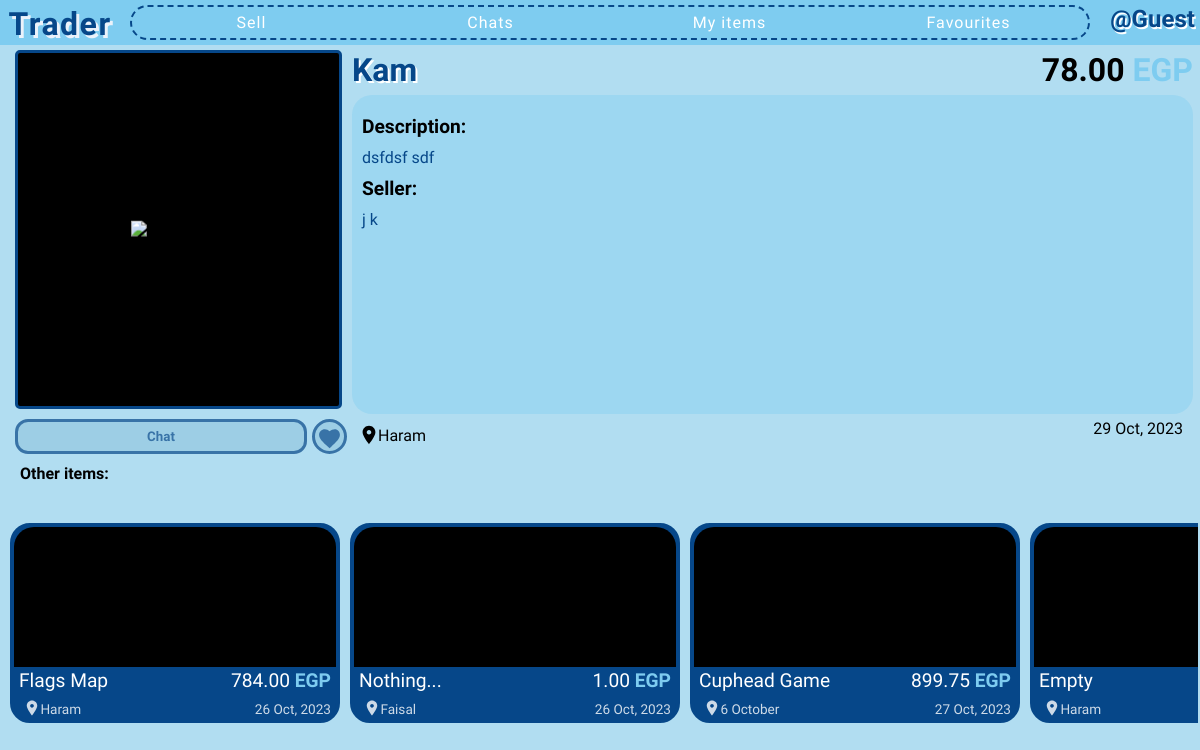
The app's page /16/ with its own data.
### app/models.py (models this page shows)
class Item(db.Model):
    id = db.Column(db.Integer, primary_key=True)  # Item ID
    title = db.Column(db.String(100), nullable=False)  # Item title
    description = db.Column(db.Text, nullable=False)  # Item description
    location = db.Column(db.String(100), nullable=False)  # Item location
    price = db.Column(db.Float, default=0, nullable=False)  # Item price
    is_sold = db.Column(db.Boolean, default=False)  # Is item sold?
    created_at = db.Column(db.DateTime)  # Item creation timestamp
    owner = db.Column(db.Integer, db.ForeignKey("user.id"), nullable=False)  # Owner of the item
    images = db.relationship('Image', backref='images_set', lazy=True)  # Images associated with the item
    chats = db.relationship('Chat', backref='chats_set', lazy=True)  # Chats related to the item

class User(db.Model, UserMixin):
    id = db.Column(db.Integer, primary_key=True)  # User ID
    firstname = db.Column(db.String(50), nullable=False)  # First name
    lastname = db.Column(db.String(50), nullable=False)  # Last name
    username = db.Column(db.String(30), unique=True, nullable=False)  # Unique username
    email = db.Column(db.String(120), unique=True, nullable=False)  # Unique email
    password = db.Column(db.String(120), nullable=False)  # Password
    profile_color = db.Column(db.String(25), nullable=True, default=None)  # Profile color
    sent_chat = db.relationship('Chat', backref='sent_by_set', lazy=True, foreign_keys='Chat.sent_by')  # Chats sent by this user
    received_chat = db.relationship('Chat', backref='received_by_set', lazy=True, foreign_keys='Chat.received_by')  # Chats received by this user
    items = db.relationship('Item', backref='item_owner', lazy=True)  # Items posted by this user
    contacts = db.relationship('User', secondary=user_contacts,  # Many-to-many relationship for contacts
                               primaryjoin=(user_contacts.c.contact_id == id),
                               secondaryjoin=(user_contacts.c.contacted_id == id),
                               backref=db.backref('contacted_by', lazy='dynamic'),
                               lazy='dynamic')
    favourites = db.relationship('Item', secondary=favourite_items, backref=db.backref('fav_users', lazy='dynamic'))  # Many-to-many relationship for favorite items

### app/routes.py (the view)
@app.get("/<int:item_id>/")
def single_item(item_id):
    items = []
    item = None
    for entry in Item.query.all():
        if entry.id == item_id:
            item = entry
            seller = User.query.get(item.owner)
        else:
            items.append(entry)
    if not item:
        abort(404)
    if current_user.is_authenticated:
        is_favourite = item in current_user.favourites
    else:
        is_favourite = False
    return render_template("single-item.html", items=items, item=item, seller=seller, is_favourite=is_favourite)

### app/__init__.py (called while the page is built)
def price_format(float):
    return '{:,.2f}'.format(float)

### app/templates/single-item.html (shortened to what this page needs)
{% extends 'base.html' %}
{% block head %}
    <link rel="stylesheet" href="{{ url_for('static', filename='css/partials/item.css') }}">
    <link rel="stylesheet" href="{{ url_for('static', filename='css/single-item.css') }}">
{% endblock %}
{% block content %}
    <div class="grid-cont">
        <div class="item-img-cont">
            <img src="{{ url_for('serve_image', img_id=item.images[0].id) }}" alt="item-image">
        </div>
        {% if current_user.id == seller.id %}
        <div class="seller-btns edit-delete">
            <button class="edit-btn" id="edit-{{ item.id }}">Edit</button>
            <button class="delete-btn" id="delete-{{ item.id }}">Delete</button>
        </div>
        {% else %}
        <button class="chat-btn" onclick="window.location.href = `{{ url_for('single_chat', user_id=seller.id) }}?back=/{{ item.id }}/&item-id={{ item.id }}`">Chat</button>
        <button class="favourite-btn {% if is_favourite %}fav{% endif %}" onclick="toggleFavourite()">
            <svg
            width="25"
            height="25"
            xmlns="http://www.w3.org/2000/svg"
            viewBox="0 0 24 24"
            >
            <path
                d="M12 21.35l-1.45-1.32C5.4 15.36 2 12.28 2 8.5 2 5.42 4.42 3 7.5 3c1.74 0 3.41.81 4.5 2.09C13.59 3.81 15.26 3 17 3 20.08 3 22 5.42 22 8.5c0 3.78-3.4 6.86-8.55 11.54L12 21.35z"
            />
            </svg>
        </button>
        {% endif %}
        <div class="title-price">
            <h2 class="item-title">{{ item.title }}</h2>
            <div class="price-cont">{{ price_format(item.price) }} <span class="egp">EGP</span></div>
        </div>
        <div class="description-cont">
            <div>Description:</div>
            {{ item.description }}
            <div>Seller:</div>
            {{ seller.firstname }} {{ seller.lastname }}
        </div>
        <div class="location-cont">
            <svg
                width="22px"
                height="22px"
                xmlns="http://www.w3.org/2000/svg"
                viewBox="0 0 24 24"
                fill="#000000"
            >
                <path d="M12 2C8.13 2 5 5.13 5 9c0 4.25 7 13 7 13s7-8.75 7-13c0-3.87-3.13-7-7-7zm0 9.5c-1.38 0-2.5-1.12-2.5-2.5s1.12-2.5 2.5-2.5 2.5 1.12 2.5 2.5-1.12 2.5-2.5 2.5z" />
            </svg> {{ item.location }}
        </div>
        <div class="item-created-at">{{ date_format(item.created_at, force_datetime=True) }}</div>
        <div class="other-items-cont">
            <div class="title">Other items:</div>
            <div class="other-items">
                {% for item in items %}
                    {% include 'partials/item.html' %}
                {% endfor %}
            </div>
        </div>
    </div>
{% endblock %}

### app/templates/base.html (shortened to what this page needs)
<!DOCTYPE html>
<html lang="en">
<head>
    <link rel="stylesheet" href="{{ url_for('static', filename='css/base.css') }}">
    <link rel="stylesheet" href="{{ url_for('static', filename='css/partials/user-card.css') }}">
    {% block head %}
    {% endblock %}
</head>
<body>
    {% block nav %}
        <header>
            <nav class="{% block nav_search %}{% endblock %}">
                <a href="{{ url_for('index') }}" class="app-name">Trader</a>
                <div class="all-links">
                    <a href="{{ url_for('sell') }}" class="nav-link">Sell</a>
                    <a href="{{ url_for('all_contacts') }}" class="nav-link">Chats </a>
                    <a href="{{ url_for('my_items') }}" class="nav-link">My items</a>
                    <a href="{{ url_for('favourites') }}" class="nav-link">Favourites</a>
                </div>
                <div class="user-card-cont">
                    {% if current_user.is_authenticated %}
                        {% include 'partials/user-card.html' %}
                        <a href="{{ url_for('logout') }}" class="logout">Log out</a>
                    {% else %}
                        <div class="guest">@Guest</div>
                    {% endif %}
                </div>
            </nav>
        </header>
    {% endblock %}
    {% block content %}
    {% endblock %}
</body>
</html>

### app/templates/partials/item.html (shortened to what this page needs)
<div class="single-item-cont location-{% if item.location == '6 October' %}october{% else %}{{ item.location|lower }}{% endif %}" id="item-{{ item.id }}">
    <a class="item" href="{{ url_for('single_item', item_id=item.id) }}">
        <div class="img-cont">
        </div>
        <div class="upper">
            <div class="item-title">{{ item.title }}</div>
            <div class="item-price">{{ price_format(item.price) }} <span class="egp">EGP</span></div>
        </div>
        <div class="lower">
            <div class="item-location">
                <svg
                    width="18px"
                    height="18px"
                    xmlns="http://www.w3.org/2000/svg"
                    viewBox="0 0 24 24"
                    fill="#fff"
                >
                    <path d="M12 2C8.13 2 5 5.13 5 9c0 4.25 7 13 7 13s7-8.75 7-13c0-3.87-3.13-7-7-7zm0 9.5c-1.38 0-2.5-1.12-2.5-2.5s1.12-2.5 2.5-2.5 2.5 1.12 2.5 2.5-1.12 2.5-2.5 2.5z" />
                </svg> {{ item.location }}
            </div>
            <div>{{ date_format(item.created_at) }}</div>
        </div>
    </a>
</div>

### app/static/css/base.css (style rules this page uses)
* { font-family: 'Varela Round', serif; box-sizing: border-box; margin: 0; padding: 0; font-size: bolder; }
body { background-color: #B1DDF1; color: white; height: 100vh; }
nav { display: grid; grid-template-columns: 120px 1fr auto; background-color: #7eccf0; height: 45px; }
.app-name, .pge-header { position: relative; top: 5px; font-family: Cookie; font-weight: bolder; font-size: 2rem; text-align: center; letter-spacing: 1.5px; text-decoration: none; color: #064789; text-shadow: 3px 3px #EBF2FA; transition: all 0.3s; }
.all-links { display: flex; justify-content: space-evenly; align-items: center; border: 2px dashed #064789; height: 35px; border-radius: 20px; margin: 5px 10px; }
.all-links .nav-link:first-of-type { border-top-left-radius: 20px; border-bottom-left-radius: 20px; }
.all-links .nav-link:last-of-type { border-top-right-radius: 20px; border-bottom-right-radius: 20px; }
.all-links .nav-link { color: white; letter-spacing: 1px; text-decoration: none; height: 100%; width: 100%; text-align: center; padding-top: 6px; }
.user-card-cont { position: relative; display: grid; column-gap: 5px; grid-template-columns: auto 1fr; grid-template-rows: 1fr 1fr; color: black; padding: 5px; height: 45px; padding-left: 10px; transition: background-color .2s ease-out; cursor: pointer; width: fit-content; min-width: 100px; }
.guest { grid-column: span 2; font-weight: bolder; position: relative; text-align: center; font-size: 1.5rem; color: #064789; color: #064789; text-shadow: 1.5px 1.5px white; }

### app/static/css/partials/item.css (style rules this page uses)
.single-item-cont { position: relative; width: 440px; margin: auto; transition: transform 0.5s; }
.item { position: relative; display: flex; flex-direction: column; justify-content: space-between; text-decoration: none; color: white; width: 440px; height: 290px; background-color: #064789; border-radius: 20px; border: 4px solid #064789; cursor: pointer; }
.img-cont { border-radius: 20px 20px 0 0; position: relative; background-color: black; overflow: hidden; height: 85%; }
.upper, .lower { display: flex; justify-content: space-between; align-items: baseline; padding: 2px 5px; }
.upper { font-size: 1.2rem; }
span.egp { color: #7eccf0; font-weight: bolder; }
.lower { font-size: 0.85rem; opacity: 0.8; }
.lower svg { position: relative; top: 3.5px; left: 4px; }

### app/static/css/single-item.css (style rules this page uses)
.grid-cont { width: 100%; display: grid; grid-template-columns: 25% 35px 1fr auto; grid-template-rows: 45px 1fr 30px 1fr; gap: 5px; height: 91vh; width: 99vw; margin: 0 10px; color: black; }
.item-img-cont { position: relative; background-color: black; overflow: hidden; margin: 5px; border: 3px solid #064789; border-radius: 5px; grid-column: span 2; grid-row: span 2; }
.item-img-cont img { position: absolute; top: 50%; left: 50%; transform: translate(-50%, -50%); max-width: 100%; max-height: 100%; }
button { height: 35px; cursor: pointer; color: #064789; border-color: #064789; background-color: rgba(132, 189, 215, 0.644); opacity: 0.7; border-style: solid; border-width: 3px; }
.chat-btn, .seller-btns { grid-column-start: 1; margin-left: 5px; }
.chat-btn, .seller-btns button { border-radius: 13px; font-weight: bolder; }
.favourite-btn { grid-column-start: 2; border-radius: 50%; width: 35px; }
.favourite-btn svg { position: relative; right: 2.75px; bottom: 1px; margin: 5px; fill: #064789; }
.title-price { display: flex; justify-content: space-between; align-items: center; margin-bottom: 5px; grid-row: 1; grid-column: 3 / 5; margin-top: 10px; }
.title-price .item-title { font-size: 2rem; color: #064789; text-shadow: 2px 2px white; }
.price-cont { font-size: 2rem; font-weight: bolder; padding: 10px 0; }
.price-cont .egp { color: #7eccf0; }
.description-cont { color: #064789; overflow: auto; background-color: #7eccf065; border-radius: 20px; padding: 10px; grid-row: 2; grid-column: 3 / 5; }
.description-cont div { font-size: 1.2rem; font-weight: bolder; color: black; padding: 10px 0; }
.location-cont { grid-column-start: 3; grid-row-start: 3; }
.location-cont svg { position: relative; top: 5px; left: 6px; }
.item-created-at { grid-column-start: -2; grid-row-start: 3; margin-right: 10px; }
.other-items-cont { grid-column: span 5; }
.other-items-cont .title { font-weight: bolder; padding: 10px; }
.other-items { display: flex; gap: 10px; overflow: auto; padding-bottom: 5px; height: 83%; width: 100%; }
.item { flex-shrink: 0; width: 330px; height: 200px; }

### records on screen
Item: title "Kam", price "78.00", description "dsfdsf sdf", location "Haram", created_at "29 Oct, 2023"
User: firstname "j", lastname "k"
Item: title "Flags Map", price "784.00", location "Haram", created_at "26 Oct, 2023"
Item: title "Nothing...", price "1.00", location "Faisal", created_at "26 Oct, 2023"
Item: title "Cuphead Game", price "899.75", location "6 October", created_at "27 Oct, 2023"
Item: title "Empty", location "Haram"
